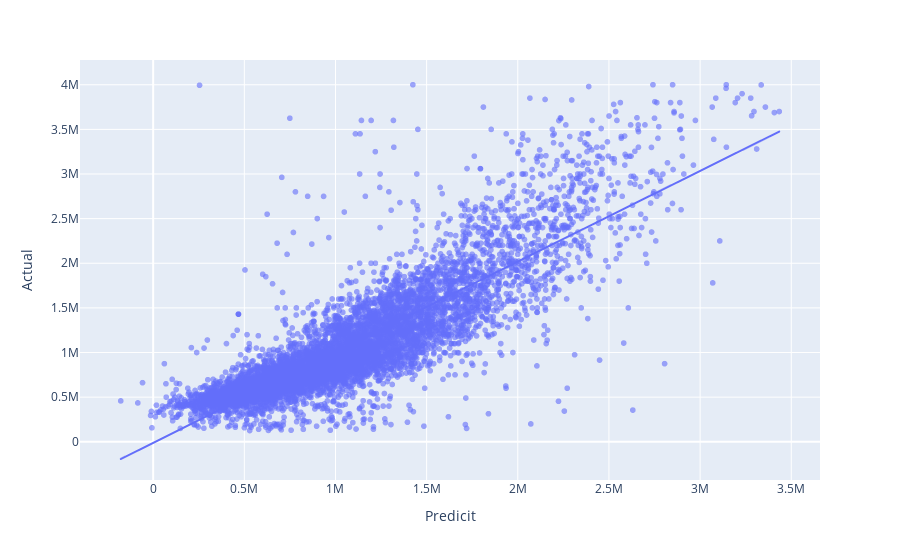

This figure's notebook cell:
### Markdown cell above
# Plotting our Predit and Actual prices

### Code cell
import plotly.express as px

px.scatter(x=y_pred,y=y_test,
          labels= {'y':'Actual', 'x':'Predicit'}, trendline='ols',opacity=0.6)

### Figure 1 — Plotly figure (JSON) as saved in the notebook; plotly's stock layout.template omitted (floating-point values rounded to 4 significant figures; data arrays with more than 128 entries replaced by an {"elided": "..."} marker saying what was removed)
{"data": [{"hovertemplate": "Predicit=%{x}<br>Actual=%{y}<extra></extra>", "legendgroup": "", "marker": {"color": "#636efa", "opacity": 0.6, "symbol": "circle"}, "mode": "markers", "name": "", "showlegend": false, "type": "scattergl", "x": {"elided": "8606 float values"}, "xaxis": "x", "y": {"elided": "8606 int values"}, "yaxis": "y"}, {"hovertemplate": "<b>OLS trendline</b><br>y = 1.01564 * x + -12396.8<br>R<sup>2</sup>=0.737734<br><br>Predicit=%{x}<br>Actual=%{y} <b>(trend)</b><extra></extra>", "legendgroup": "", "marker": {"color": "#636efa", "symbol": "circle"}, "mode": "lines", "name": "", "showlegend": false, "type": "scattergl", "x": {"elided": "8606 float values"}, "xaxis": "x", "y": {"elided": "8606 float values"}, "yaxis": "y"}], "layout": {"legend": {"tracegroupgap": 0}, "margin": {"t": 60}, "xaxis": {"anchor": "y", "domain": [0, 1], "title": {"text": "Predicit"}}, "yaxis": {"anchor": "x", "domain": [0, 1], "title": {"text": "Actual"}}}}
